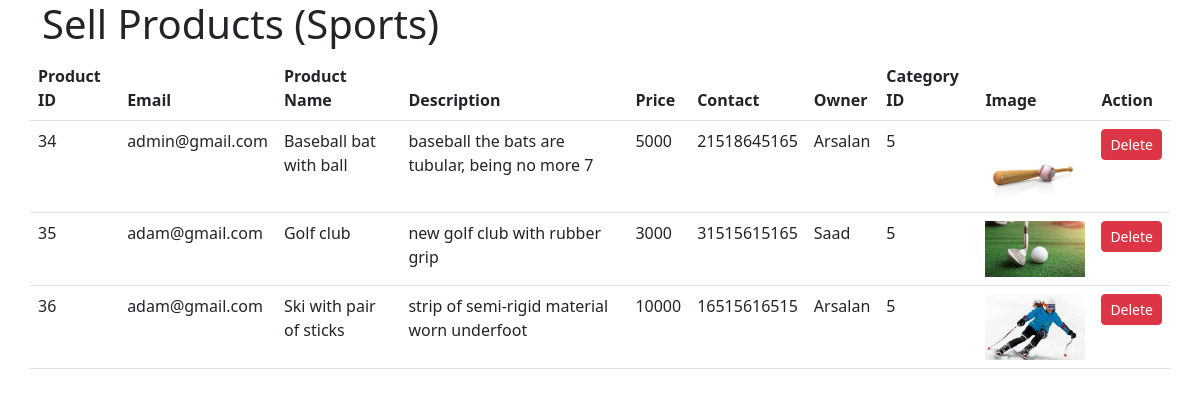
Screenshot of /admin-sell-sports.php with the database file from the repository.
### tables this page shows
CREATE TABLE `sell` (
  `id` int(11) NOT NULL,
  `c_id` int(11) NOT NULL,
  `email` varchar(255) NOT NULL,
  `name` varchar(50) NOT NULL,
  `description` varchar(50) NOT NULL,
  `price` varchar(11) NOT NULL,
  `contact` varchar(50) NOT NULL,
  `owner` varchar(255) NOT NULL,
  `image` varchar(255) NOT NULL
);

### admin-sell-sports.php (the view, shortened to what this page needs)
<!DOCTYPE html>
<html lang="en">
    <head>
        <link href="https://cdn.jsdelivr.net/npm/bootstrap@5.2.0-beta1/dist/css/bootstrap.min.css" rel="stylesheet">
</head>
<body>
    <div class="container">
        <div class="row">
                    <div class="card-head">
                        <h1>Sell Products (Sports)</h1>
                    </div>
                    <?php
                       $conn = mysqli_connect("localhost","root","","shopping");
                       $query = "SELECT * from sell WHERE c_id='5'";
                       $query_run = mysqli_query($conn, $query);
                    ?>
                    <table class="table">
                     <thead>
                        <tr>
                           <th>Product ID</th>
                           <th>Email</th>
                           <th>Product Name</th>
                           <th>Description</th>
                           <th>Price</th>
                           <th>Contact</th>
                           <th>Owner</th>
                           <th>Category ID</th>
                           <th>Image</th>
                           <th>Action</th>
                        </tr>
                     </thead>
                        <tbody>
                            <?php
                            if(mysqli_num_rows($query_run) > 0)
                            {
                                foreach($query_run as $row)
                                {
                                    ?>
                                    <tr>
                                   <td><?php echo $row['id']; ?></td>
                                   <td><?php echo $row['email']; ?></td>
                                   <td><?php echo $row['name']; ?></td>
                                   <td><?php echo $row['description']; ?></td>
                                   <td><?php echo $row['price']; ?></td>
                                   <td><?php echo $row['contact']; ?></td>
                                   <td><?php echo $row['owner']; ?></td>
                                   <td><?php echo $row['c_id']; ?></td>
                                   <td><img src="<?php echo 'img/'. $row['image']; ?>" width="100px"></td>
                                   <td>
                                   <a href="admin-sell-products-delete.php?id=<?php echo $row['id']; ?>" class='btn btn-danger btn-sm'>Delete</a>
                                   </td>
                                </tr>
                                <?php
                                }
                            }
                            else
                            {
                                ?>
                                <tr>
                                    <td> No Records Available</td>
                            </tr>
                               <?php
                            }
                            ?>
                        </tbody>
                    </table>
                </div>
            </div>
</body>
</html>

### rows the page displays
sell: id "34", email "admin@gmail.com", name "Baseball bat with ball", description "baseball the bats are tubular, being no more 7", price "5000", contact "21518645165", owner "Arsalan", c "5", image (picture)
sell: id "35", email "adam@gmail.com", name "Golf club", description "new golf club with rubber grip", price "3000", contact "31515615165", owner "Saad", c "5", image (picture)
sell: id "36", email "adam@gmail.com", name "Ski with pair of sticks", description "strip of semi-rigid material worn underfoot", price "10000", contact "16515616515", owner "Arsalan", c "5", image (picture)
